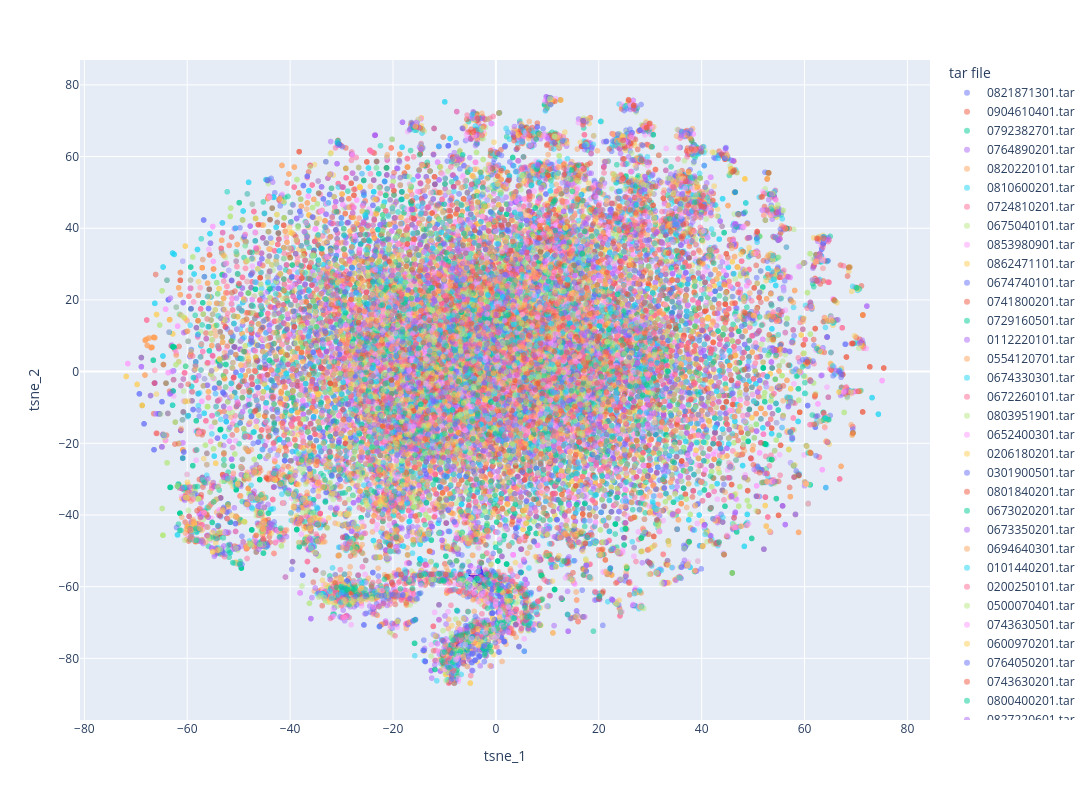

Write notebook code for a chart like this one.
### Code cell
# fig = px.scatter(proj_df, x='tsne_1', y='tsne_2', color='tar file', opacity=0.5, width=1_200, height=800)
fig = px.scatter(proj_df.reset_index(), x='tsne_1', y='tsne_2', color='tar file', hover_data=['index'], opacity=0.5, width=1_200, height=800)
# fig.add_trace(go.Scatter(
#     **dict(zip(['x', 'y'], [[e] for e in proj_df.loc[i_javi].filter(like='tsne_')])), mode='markers', marker=dict(size=20, symbol='star', color='blue')
# ))
fig.add_trace(go.Scatter(
    x=[proj_df.loc[i_javi, 'tsne_1']], y=[proj_df.loc[i_javi, 'tsne_2']], mode='markers', marker=dict(size=20, symbol='star', color='blue')
))
fig.add_trace(go.Scatter(
    x=[proj_df.loc[i_javi_3, 'tsne_1']], y=[proj_df.loc[i_javi_3, 'tsne_2']], mode='markers', marker=dict(size=20, symbol='star', color='blue')
))
fig.show()
